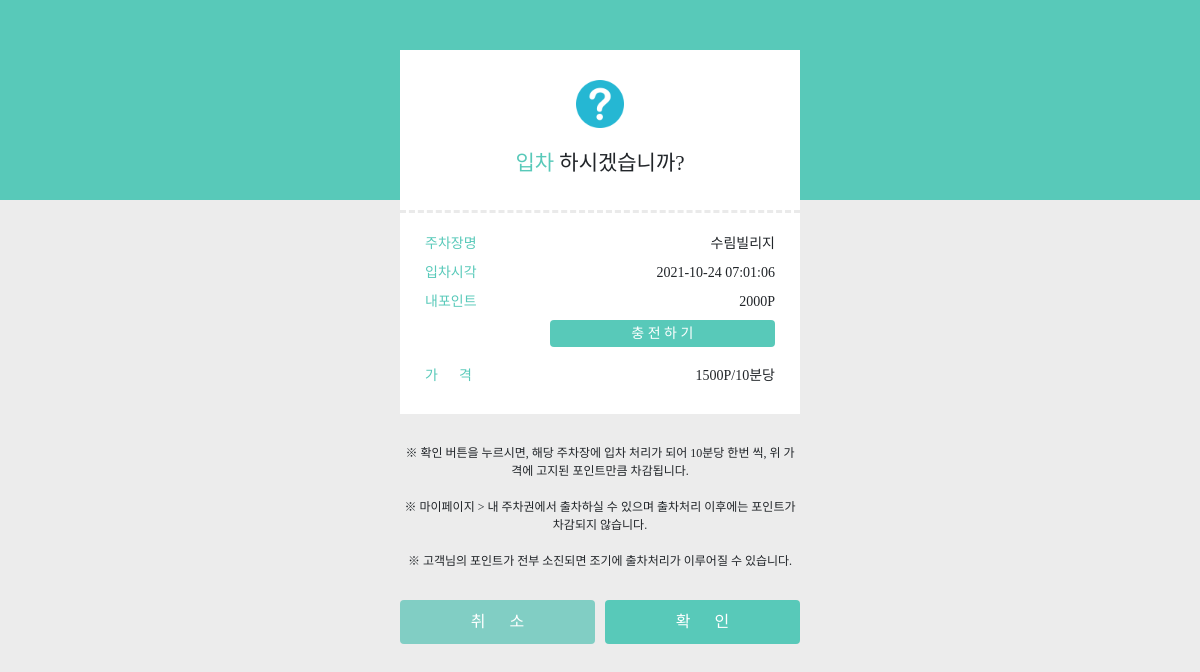
Before: /map/ticket/buy/1 (signed in) with the older database file.
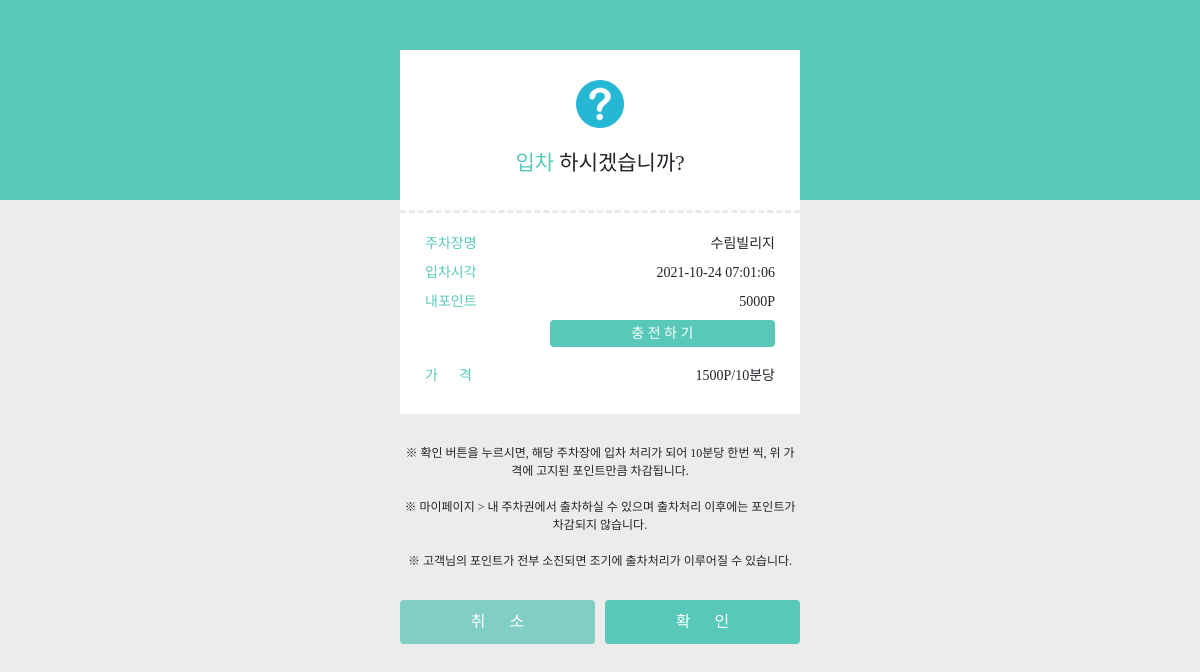
After: the same page with the newer database file.
### common/models.py (models this page shows, shortened)
class Personal(models.Model):
    user = models.OneToOneField(User, on_delete=models.CASCADE, primary_key=True)
    nickname = models.CharField(max_length=100)
    point = models.IntegerField(null=True, blank=True)
    deposit = models.IntegerField()
    email = models.CharField(max_length=200)
    phone = models.CharField(max_length=14)
    addr = models.CharField(max_length=200)
    postcode = models.IntegerField()
    class Meta:
        db_table= 'personal'

### map/views.py (the view)
# urls.py: path('ticket/buy/<int:parking_lot_id>', views.buy_ticket, name='buy_ticket'),
def buy_ticket(request, parking_lot_id):
    parking_lot = ParkingLot.objects.get(id=parking_lot_id)
    personal = Personal.objects.get(user=request.user)
    context = {'parking_lot':parking_lot, 'personal': personal}
    return render(request, 'map/ticket_form.html', context)

### templates/map/ticket_form.html (shortened to what this page needs)
{% extends 'base.html' %}
{% load static %}
{% block content %}
<div id="content">
    <div id="header">
        <text id="message">
            <img src="{% static 'icon/question.png' %}" id="status_icon" /><br>
            <text class="bold">입차</text> 하시겠습니까?
        </text>
    </div>
    <hr>
    <div class="container" id="body">
        <div class="row mb-2" id="row">
            <div class="col-4 left-col" >주차장명</div>
            <div class="col-8 right-col" id="name">{{ parking_lot.name }}</div>
        </div>
        <div class="row mb-2" id="row">
            <div class="col-4 left-col" >입차시각</div>
            <div class="col-8 right-col" id="datetime"></div>
        </div>
        <div class="row mb-2" id="row">
            <div class="col-4 left-col" >내포인트</div>
            <div class="col-8 right-col" id="point">{{ personal.point }}P</div>
        </div>
        <div class="row mb-2" id="row">
            <div class="col-4 left-col" ></div>
            <div class="col-8 right-col">
                <button type="button" class="btn btn-sub shadow-none" onclick="goToPay()">
                    충 전 하 기
                </button>
            </div>
        </div>
        <div class="row mb-2" id="row">
            <div class="col-4 left-col" >가&nbsp;&nbsp;&nbsp;&nbsp;&nbsp;&nbsp;격</div>
            <div class="col-8 right-col" id="fee">{{ parking_lot.fee }}P/10분당</div>
        </div>
    </div>
</div>
<div id="info">
    ※ 확인 버튼을 누르시면, 해당 주차장에 입차 처리가 되어 10분당 한번 씩, 위 가격에 고지된 포인트만큼 차감됩니다.<br><br>
    ※ 마이페이지 > 내 주차권에서 출차하실 수 있으며 출차처리 이후에는 포인트가 차감되지 않습니다.<br><br>
    ※ 고객님의 포인트가 전부 소진되면 조기에 출차처리가 이루어질 수 있습니다.
</div>
<div class="container" id="buttons">
    <div class="row" id="row">
        <div class="col-6" style="padding-left:0px; padding-right:5px;">
            <button class="btn btn-main shadow-none" id="btn_cancel" type="button"  onclick="goToMain()">
                취&nbsp;&nbsp;&nbsp;&nbsp;&nbsp;&nbsp;소
            </button>
        </div>
        <div class="col-6" style=" padding-left:5px; padding-right:0px;">
            <button class="btn btn-main shadow-none" id="btn_ok" type="button" onclick="submit()">
                확&nbsp;&nbsp;&nbsp;&nbsp;&nbsp;&nbsp;인
            </button>
        </div>
    </div>
</div>
{% endblock %}

Changed rows visible on the page:
changed Personal: point "2000" → "5000"
